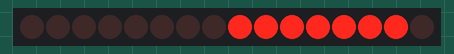
This sketch was run on a simulated Arduino Uno, built with avr-gcc and run on an emulated ATmega328P. On the bench: 16 shift-register outputs drawn as a row of LEDs (first output left, lit = HIGH). Wiring (inferred from the names in the program): 2 × shift register (74HC595): data pin 11; shift clock pin 12; latch pin 8. Wiring (inferred from the signals the program sends): row of LEDs: on Q0, Q1, Q2, Q3, Q4, Q5, Q6, Q7, Q8, Q9, Q10, Q11, Q12, Q13, Q14, Q15.

Above: at 0.1 s.
At 0.9 s:
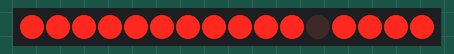
At 1.6 s:
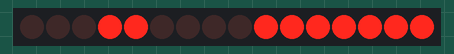
At 2.7 s:
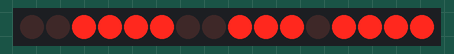
At 3.8 s:
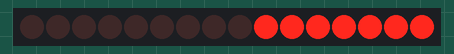
At 5.5 s:
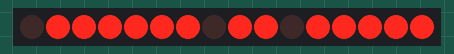
Timing chart, 0 to 5.8 s (numbered marks = the images above):
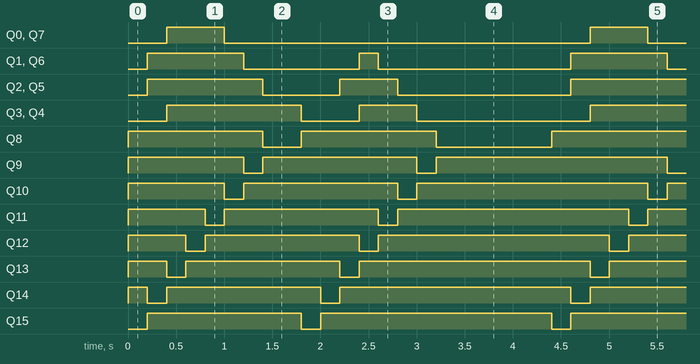

Measured:
- by itself, Q0, Q7: alternates HIGH for 0.60 s and LOW for 3.8 s
- by itself, Q1, Q6: repeats every 4.4 s: LOW 1.2 s, HIGH 0.20 s, LOW 2.0 s, HIGH 1.0 s
- by itself, Q2, Q5: repeats every 4.4 s: LOW 0.80 s, HIGH 0.60 s, LOW 1.8 s, HIGH 1.2 s
- by itself, Q3, Q4: repeats every 4.4 s: LOW 0.60 s, HIGH 0.60 s, LOW 1.8 s, HIGH 1.4 s
- by itself, Q8: repeats every 4.4 s: LOW 0.40 s, HIGH 1.4 s, LOW 1.2 s, HIGH 1.4 s
- by itself, Q9–14: repeats every 4.4 s: LOW 0.20 s, HIGH 1.6 s, LOW 0.20 s, HIGH 2.4 s
- by itself, Q15: repeats every 4.4 s: LOW 0.20 s, HIGH 2.4 s, LOW 0.20 s, HIGH 1.6 s

The sketch:

wk14.ino
```cpp
int latchPin = 8;
int clockPin = 12;
int dataPin = 11;
byte colDataMatrix[8] = {
   B01111111,
   B10111111,
   B11011111,
   B11101111,
   B11110111,
   B11111011,
   B11111101,
   B11111110
  };

byte rowDataMatrix[8] = {
    B00000000,
    B01100110,
    B11111111,
    B11111111,
    B11111111,
    B01111110,
    B00111100,
    B00011000
  };
  byte rowDataMatrix_2[8] = {
    B00000000,
    B00000000,
    B00100100,
    B01111110,
    B00111100,
    B00011000,
    B00000000,
    B00000000
  };
// 定義顯示器顯示的時間 (延遲時間), 預設 1ms
int delay_time = 1;

void setup() {
pinMode(latchPin,OUTPUT);
pinMode(clockPin,OUTPUT);
pinMode(dataPin,OUTPUT);
}
void loop() {
 for(int i = 0; i < 8 ; i++){
 //byte colData = colDataMatrix[i];
 digitalWrite(latchPin,LOW);
  //  pickDigit(i);
   shiftOut(dataPin, clockPin, MSBFIRST, colDataMatrix[i]);
    shiftOut(dataPin, clockPin, MSBFIRST, rowDataMatrix[i]);
    digitalWrite(latchPin,HIGH);
    delay(200);
  }
  digitalWrite(latchPin,LOW);
 delay(200);
 for(int i = 0; i < 8 ; i++){
 //byte colData = colDataMatrix[i];
 digitalWrite(latchPin,LOW);
  //  pickDigit(i);
   shiftOut(dataPin, clockPin, MSBFIRST, colDataMatrix[i]);
    shiftOut(dataPin, clockPin, MSBFIRST, rowDataMatrix_2[i]);
    digitalWrite(latchPin,HIGH);
    delay(200);
  }
    delay(1000);
}
```
